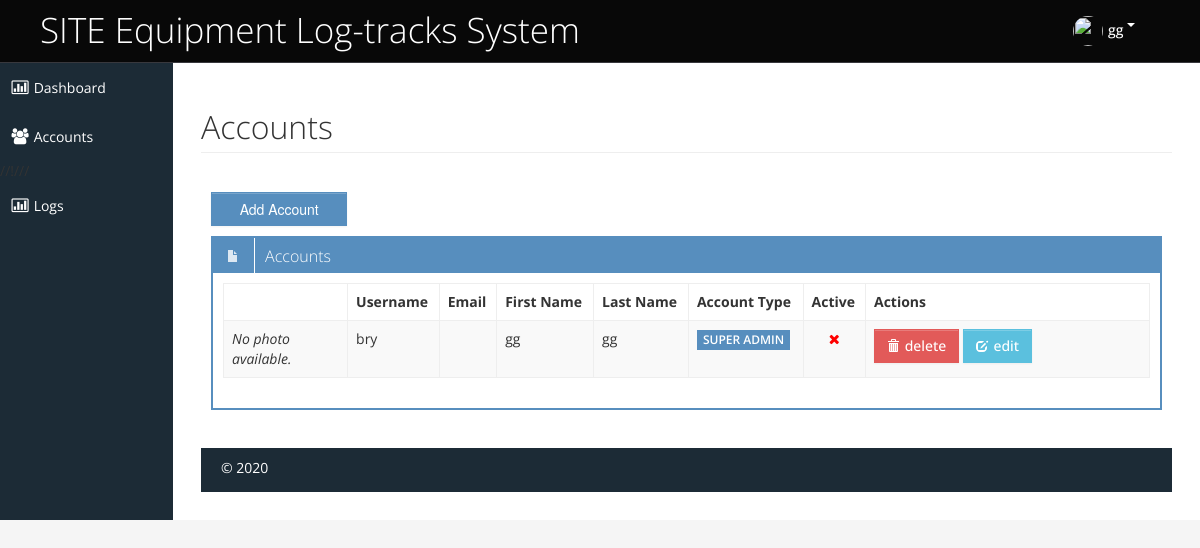
The app's page /user_manage.php (signed in) with its own data.
### tables this page shows
CREATE TABLE `manipulator` (
  `id` int(11) NOT NULL,
  `username` varchar(200) NOT NULL,
  `password` varchar(200) NOT NULL,
  `firstname` varchar(200) NOT NULL,
  `lastname` varchar(200) NOT NULL,
  `acct_type` int(10) NOT NULL,
  `photo` int(11) NOT NULL,
  `status` int(11) NOT NULL
);

### perfect_function.php (called while the page is built, shortened)
<?php
function getConnection()
{
	$servername = "localhost";
	$username = "root";
	$password = "";
	$dbname = "site_supplies_ms";
	$conn = new mysqli($servername, $username, $password, $dbname);
	return $conn;
}
function get($table_name)
{
	$conn = getConnection();
	$sql = "SELECT * FROM $table_name";
	$result = $conn->query($sql);
	return $result;
}
function get_where($table_name, $id)
{
	$conn = getConnection();
	$sql = "SELECT * FROM $table_name where id=$id";
	$result = $conn->query($sql);
	return $result;
}
function base_url()
{
	$project_name = "sms";
	return "http://" . $_SERVER['SERVER_NAME'].'/'.$project_name.'/';
}
function get_img_from_id($id)
{
	$user_data = get_where("manipulator", $id);
	foreach ($user_data as $key => $row) {
		return $acct_img = $row['photo'];
	}
}
?>

### user_manage.php (the view, shortened to what this page needs)
<?php include "header.php";
?>
<h1 class="page-header">Accounts</h1>
<div class="box-content">
	<?php $create_user_url = base_url()."user_create.php"; ?>
	<p>
		<a href="<?= $create_user_url ?>">
			<button type="button" class="btn btn-primary"> &nbsp; &nbsp; Add Account &nbsp; &nbsp;</button>
		</a>
	</p>
	<div class="row-fluid sortable">
		<div class="box span12">
			<div class="box-header" data-original-title>
				<h2><i class="halflings-icon white file"></i><span class="break"></span>Accounts</h2>
			</div>
			<div class="box-content">
				<table class="table table-striped table-bordered bootstrap-datatable datatable">
				  <thead>
					  <tr>
					  	  <th>&nbsp;</th>
						  <th> Username</th>
						  <th> Email</th>
						  <th> First Name</th>
						  <th> Last Name</th>
						  <th> Account Type</th>
						  <th> Active</th>
						  <th class="span4">Actions</th>
					  </tr>
				  </thead>
				  <tbody>
				  <?php
				  		$table_name = "manipulator";
						$user_data = get($table_name);
				  		foreach ($user_data as $key => $row) {
						$fname = $row['firstname'];
						$lname = $row['lastname'];
						$username = $row['username'];
						$acct_type = $row['acct_type'];
				  		$edit_user_url = base_url().'user_edit.php?id='.$id;
				  		$delete_user_url = base_url().'user_deleteconf.php?id='.$id;
				  ?>
					<tr>
						<td class="center span2">
							<?php
							if ($photo == "") {
							echo "<i>No photo available.</i>";
							}
							else {
							?>
							<img src="<?= $photo_url ?>" style="height: 100;width: 100;" class="img-responsive">
							<?php
							}
							?>
						</td>
						<td class="center"><?= $username ?></td>
						<td class="center"><?= $email ?></td>
						<td class="center"><?= $fname ?></td>
						<td class="center"><?= $lname ?></td>
						<td class="center">
							<?php
							if($acct_type==1) {
							?>
							<span class="label label-info">SUPER ADMIN</span>
							<?php
							} else {
							?>
							<span class="label label-warning">ADMIN</span>
							<?php
							}
							?>
						</td>
						<td style="text-align: center;">
							<?php
							if($status==1) {
							?>
							<i class="icon-ok" style="color: green;">
							<?php
							} else {
							?>
							<i class="icon-remove" style="color: red;">
							<?php
							}
							?>
						</td>
						<td class="center">
							<a class="btn btn-danger" href="<?= $delete_user_url ?>">
								<i class="halflings-icon white trash"></i> delete
							</a>
							<a class="btn btn-info" href="<?= $edit_user_url ?>">
								<i class="halflings-icon white edit"></i> edit
							</a>
						</td>
					</tr>
					<?php } ?>
				  </tbody>
				</table>
			</div>
		</div>
	</div>
</div>
<?php include "footer.php"; ?>

### adminfiles/css/style.css (style rules this page uses)
.blue, .blue [class="box-header"], .blue.box, .slider.blue .ui-slider-range, .progress.blue .ui-progressbar-value, .sliderVertical.blue .ui-slider-range, .progressSlim.blue .ui-progressbar-value, .label-info, .badge-info { background: #578EBE !important; border-color: #578EBE !important; color: #fff; }
body { background: #F5F5F5; color: #333; border: none; font-family: 'Open Sans', sans-serif; font-weight: 400; }
a { color: #646464; }
h1 { font-size: 32px; line-height: 32px; font-weight: 300; }
h2 { font-size: 16px; line-height: 16px; }
.box { border: 2px solid #578EBE; background: #fff !important; margin-bottom: 28px; }
.box-header { height: 16px; font-size: 16px; line-height: 16px; padding: 10px; background: #578EBE; -webkit-box-shadow: none; -moz-box-shadow: none; box-shadow: none; overflow: hidden; }
.box-header h2 { float:left; margin-top: 0px; font-weight: 300; }
.box-header .box-icon, .box-header h2 { color:#fff; }
.box-header h2 i { margin: 0px 3px 0px 4px; opacity: .8; filter: alpha(opacity=80); -ms-filter:"progid:DXImageTransform.Microsoft.Alpha(Opacity=80)"; }
.box-content { position: relative; z-index: 50; margin-top: -1px; padding: 10px; background: #fff !important; }
.label, .badge { text-shadow: none; font-family: 'Open Sans', sans-serif; font-weight: 600; font-size: 12px; padding: 3px 6px; }
.label { -webkit-border-radius: 0px; -moz-border-radius: 0px; border-radius: 0px; }
.btn { display: inline-block; padding: 6px 12px; margin-bottom: 0; font-size: 14px; font-weight: 500; line-height: 20px; text-align: center; white-space: nowrap; vertical-align: middle; cursor: pointer; border: 1px solid #a7a9aa; -webkit-border-radius: 0px !important; border-radius: 0px !important; }
.btn i { margin-top: 2px; }
.btn { color: #ffffff; background-color: #a7a9aa; border-color: #a7a9aa; background-image: none; filter: none; text-shadow: none; }
.btn-primary { background-color: #578EBE; border-color: #578EBE; }
.btn-danger { background-color: #E25A59; border-color: #E25A59; }
.btn-info { background-color: #5bc0de; border-color: #5bc0de; }
.table th, .table td { border-top: 1px solid #eee; }
.table-bordered { border-color: #eee; -webkit-border-radius: 0px !important; -moz-border-radius: 0px !important; border-radius: 0px !important; }
.table-bordered th, .table-bordered td { border-left: 1px solid #eee; }
.table-bordered thead:first-child tr:first-child > th:first-child, .table-bordered tbody:first-child tr:first-child > td:first-child, .table-bordered tbody:first-child tr:first-child > th:first-child { -webkit-border-radius: 0px !important; -moz-border-radius: 0px !important; border-radius: 0px !important; }
.table-bordered thead:first-child tr:first-child > th:last-child, .table-bordered tbody:first-child tr:first-child > td:last-child, .table-bordered tbody:first-child tr:first-child > th:last-child { -webkit-border-radius: 0px !important; -moz-border-radius: 0px !important; border-radius: 0px !important; }
.table-bordered thead:last-child tr:last-child > th:first-child, .table-bordered tbody:last-child tr:last-child > td:first-child, .table-bordered tbody:last-child tr:last-child > th:first-child, .table-bordered tfoot:last-child tr:last-child > td:first-child, .table-bordered tfoot:last-child tr:last-child > th:first-child { -webkit-border-radius: 0px !important; -moz-border-radius: 0px !important; border-radius: 0px !important; }
.table-bordered thead:last-child tr:last-child > th:last-child, .table-bordered tbody:last-child tr:last-child > td:last-child, .table-bordered tbody:last-child tr:last-child > th:last-child, .table-bordered tfoot:last-child tr:last-child > td:last-child, .table-bordered tfoot:last-child tr:last-child > th:last-child { -webkit-border-radius: 0px !important; -moz-border-radius: 0px !important; border-radius: 0px !important; }

### adminfiles/css/halflings.css (style rules this page uses)
html, html .halflings { -webkit-font-smoothing: antialiased !important; }
.halflings-icon { display: inline-block; width: 14px; height: 14px; line-height: 14px; vertical-align: text-top; background-image: url(../img/glyphicons_halflings.svg); background-position: 0 0; background-repeat: no-repeat; vertical-align: top; *display: inline; *zoom: 1; *margin-right: .3em; }
.halflings-icon.white { background-image: url(../img/glyphicons_halflings-white.svg); }
.halflings-icon.trash { background-position: -456px 0; }
.halflings-icon.file { background-position: -24px -24px; }
.halflings-icon.edit { background-position: -96px -72px; }

### records on screen
manipulator: username "bry", firstname "gg", lastname "gg", acct_type "SUPER ADMIN"

### other values on screen
_get_firstname_from_id($_SESSION['id']) "gg"
